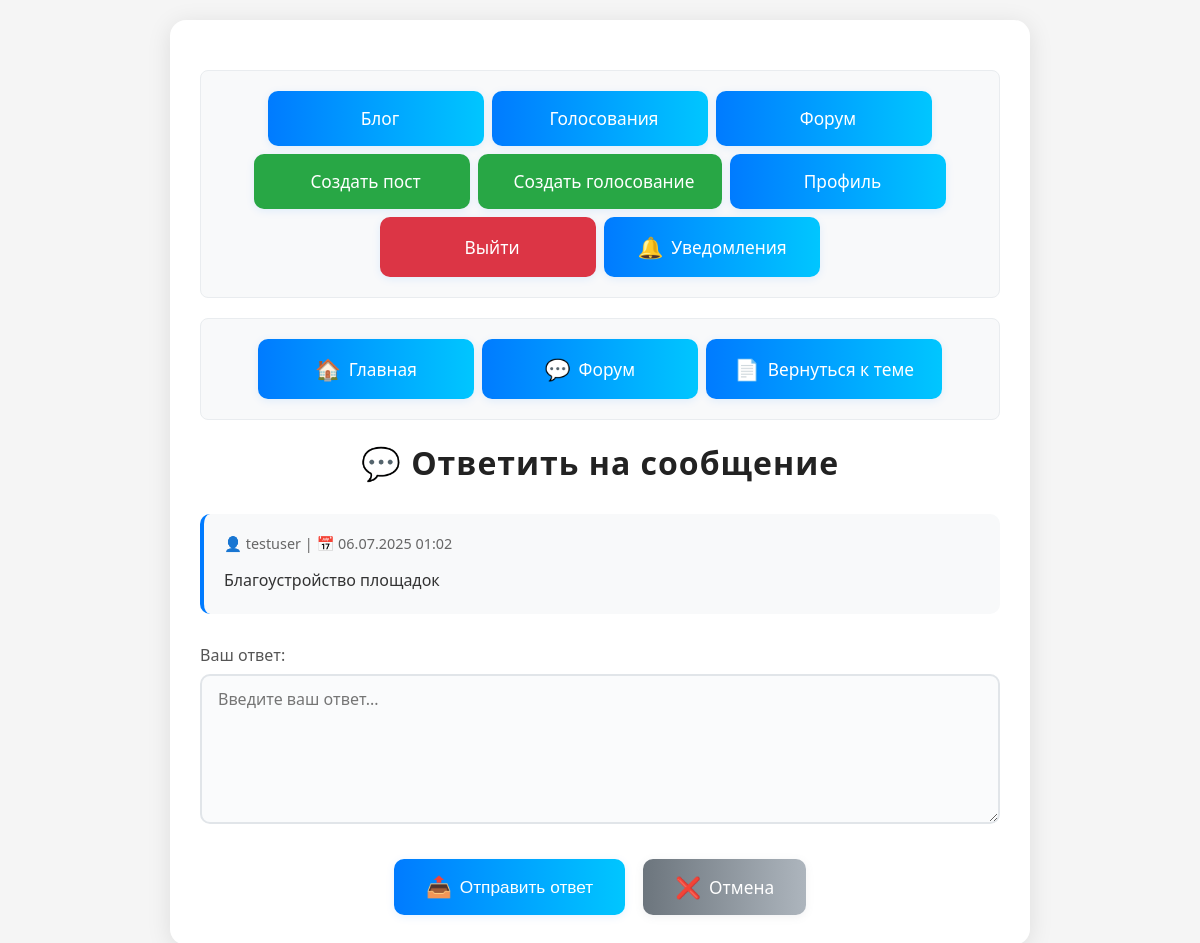
The page /forum/post/1/reply (signed in) on the database its author committed.
### model/db_models.py (models this page shows, shortened)
class User(UserMixin, db.Model):
    id = db.Column(db.Integer, primary_key=True)
    username = db.Column(db.String(80), unique=True, nullable=False)
    email = db.Column(db.String(120), unique=True, nullable=False)
    password_hash = db.Column(db.String(128))
    created_at = db.Column(db.DateTime, default=datetime.utcnow)
    is_active = db.Column(db.Boolean, default=True)
    is_admin = db.Column(db.Boolean, default=False)  # Добавлено поле для админов
    last_login = db.Column(db.DateTime, nullable=True)
    failed_login_attempts = db.Column(db.Integer, default=0)
    locked_until = db.Column(db.DateTime, nullable=True)
    password_changed_at = db.Column(db.DateTime, default=datetime.utcnow)
    require_password_change = db.Column(db.Boolean, default=False)
    telegram_enabled = db.Column(db.Boolean, default=False)
    telegram_chat_id = db.Column(db.String(50), nullable=True)
    telegram_username = db.Column(db.String(100), nullable=True)

class ForumPost(db.Model):
    id = db.Column(db.Integer, primary_key=True)
    content = db.Column(db.Text, nullable=False)
    created_at = db.Column(db.DateTime, default=datetime.utcnow)
    updated_at = db.Column(db.DateTime, default=datetime.utcnow, onupdate=datetime.utcnow)
    user_id = db.Column(db.Integer, db.ForeignKey('user.id'), nullable=False)
    topic_id = db.Column(db.Integer, db.ForeignKey('forum_topic.id'), nullable=False)
    parent_id = db.Column(db.Integer, db.ForeignKey('forum_post.id'), nullable=True)
    user = db.relationship('User', backref=db.backref('forum_posts', lazy=True))
    replies = db.relationship('ForumPost', backref=db.backref('parent', remote_side=[id]), lazy=True)

### forum/routes.py (the view, shortened to what this page needs)
@forum.route('/post/<int:post_id>/reply', methods=['GET', 'POST'])
@login_required
def reply_to_post(post_id):
    post = db.session.get(ForumPost, post_id)
    if post is None:
        abort(404)
    return render_template('forum/reply_to_post.html', post=post)

### templates/forum/reply_to_post.html (shortened to what this page needs)
<!DOCTYPE html>
<html lang="ru">
<head>
</head>
<body>
    <div class="container">
        {% include 'base_notifications.html' %}
        <div class="nav-links">
            <a href="{{ url_for('index') }}"><span>🏠</span>Главная</a>
            <a href="{{ url_for('forum.index') }}"><span>💬</span>Форум</a>
            <a href="{{ url_for('forum.view_topic', topic_id=post.topic_id) }}"><span>📄</span>Вернуться к теме</a>
        </div>
        <h1>💬 Ответить на сообщение</h1>
        <div class="original-post">
            <div class="original-post-header">
                <div>👤 {{ post.user.username }} | 📅 {{ post.created_at.strftime('%d.%m.%Y %H:%M') }}</div>
            </div>
            <div class="original-post-content">{{ post.content }}</div>
        </div>
        <form method="POST">
            <div class="form-group">
                <label for="content">Ваш ответ:</label>
                <textarea id="content" name="content" required placeholder="Введите ваш ответ..."></textarea>
            </div>
            <div class="btn-group">
                <button type="submit"><span>📤</span>Отправить ответ</button>
                <a href="{{ url_for('forum.view_topic', topic_id=post.topic_id) }}" class="btn-secondary">
                    <span>❌</span>Отмена
                </a>
            </div>
        </form>
    </div>
</body>
</html>

### templates/forum/reply_to_post.html (style rules this page uses)
body { font-family: 'Segoe UI', Arial, sans-serif; background: #f5f5f5; margin: 0; padding: 20px; }
.container { max-width: 800px; margin: 0 auto; background: #fff; padding: 30px; border-radius: 16px; box-shadow: 0 4px 24px rgba(0,0,0,0.10); }
h1 { color: #222; margin-bottom: 30px; text-align: center; font-weight: 700; letter-spacing: 1px; }
.nav-links { display: flex; flex-wrap: wrap; justify-content: center; gap: 18px; margin-bottom: 30px; }
.nav-links a { display: flex; align-items: center; gap: 8px; min-width: 160px; justify-content: center; padding: 16px 28px; font-size: 1.08em; font-weight: 500; background: linear-gradient(90deg, #007bff 0%, #00c6ff 100%); color: #fff; text-decoration: none; border: none; border-radius: 10px; box-shadow: 0 2px 8px rgba(0,123,255,0.10); transition: background 0.2s, box-shadow 0.2s, transform 0.1s; position: relative; overflow: hidden; }
.nav-links a span { font-size: 1.2em; display: inline-block; }
.original-post { background: #f8f9fa; padding: 20px; border-radius: 10px; margin-bottom: 30px; border-left: 4px solid #007bff; }
.original-post-header { display: flex; justify-content: space-between; align-items: center; margin-bottom: 15px; color: #666; font-size: 0.9em; }
.original-post-content { line-height: 1.6; color: #333; }
.form-group { margin-bottom: 20px; }
label { display: block; margin-bottom: 8px; color: #555; font-weight: 500; }
textarea { width: 100%; padding: 12px 16px; border: 2px solid #e1e5e9; border-radius: 10px; font-size: 16px; font-family: 'Segoe UI', Arial, sans-serif; min-height: 150px; resize: vertical; box-sizing: border-box; transition: border-color 0.2s, box-shadow 0.2s; background: #fafbfc; }
.btn-group { display: flex; justify-content: center; gap: 18px; margin-top: 30px; }
button[type="submit"] { display: flex; align-items: center; gap: 8px; padding: 14px 32px; font-size: 1.08em; font-weight: 500; border: none; border-radius: 10px; cursor: pointer; background: linear-gradient(90deg, #007bff 0%, #00c6ff 100%); color: #fff; box-shadow: 0 2px 8px rgba(0,123,255,0.10); transition: background 0.2s, box-shadow 0.2s, transform 0.1s; }
button[type="submit"] span { font-size: 1.2em; display: inline-block; }
.btn-secondary { display: flex; align-items: center; gap: 8px; padding: 14px 32px; font-size: 1.08em; font-weight: 500; border: none; border-radius: 10px; cursor: pointer; background: linear-gradient(90deg, #6c757d 0%, #adb5bd 100%); color: #fff; text-decoration: none; box-shadow: 0 2px 8px rgba(108,117,125,0.10); transition: background 0.2s, box-shadow 0.2s, transform 0.1s; }
.btn-secondary span { font-size: 1.2em; display: inline-block; }

### templates/base_notifications.html (style rules this page uses)
.nav-links { display: flex; flex-wrap: wrap; gap: 8px; justify-content: center; margin: 20px 0; padding: 20px; background: #f8f9fa; border-radius: 8px; border: 1px solid #e9ecef; }

### rows shown on the page
User: user.username "testuser"
ForumPost: created_at "06.07.2025 01:02", content "Благоустройство площадок"
